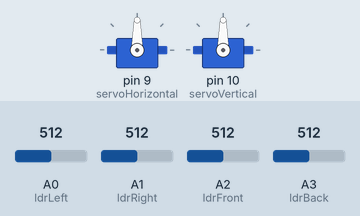
Simulated run of this sketch. Board: Arduino Uno, built with avr-gcc and run on an emulated ATmega328P. Parts: 2 × servo. The test bench sets the inputs (shaded band); at power-on: A0 (ldrLeft) = 512, A2 (ldrFront) = 512, A1 (ldrRight) = 512, A3 (ldrBack) = 512.

Above: at 1.7 s.
1.8 s: A0 (ldrLeft) set to 544
At 2.96 s:
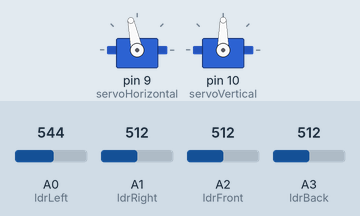
4.8 s: A2 (ldrFront) set to 550
At 4.97 s:
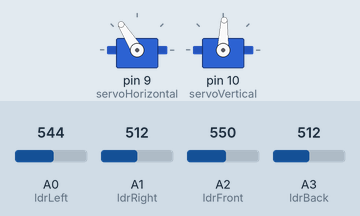
7.8 s: A1 (ldrRight) set to 533
At 7.99 s:
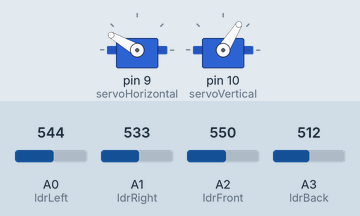
10.8 s: A0 (ldrLeft) set to 716
At 11.01 s:
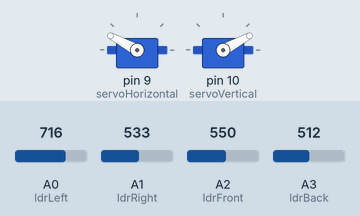
13.8 s: A3 (ldrBack) set to 716
At 14.02 s:
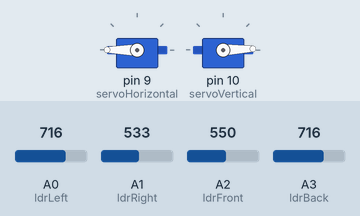
16.8 s: A3 (ldrBack) set to 306
Timing chart, 0 to 52.4 s (numbered marks = the images above; inputs shaded):
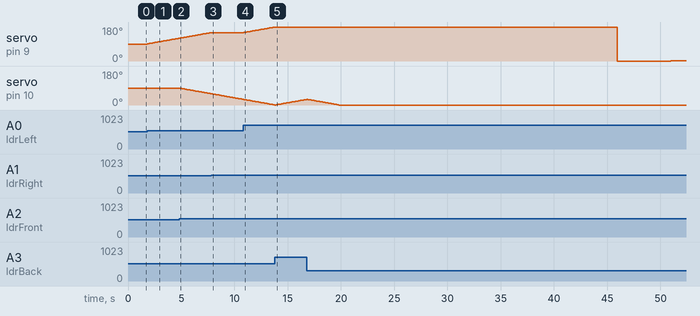

The sketch:

sunfollower.ino
```cpp
#include <Servo.h>

Servo servoHorizontal;
Servo servoVertical;

int ldrLeft = A0;
int ldrRight = A1;
int ldrFront = A2;
int ldrBack = A3;

int angleH = 90;
int angleV = 90;

void setup() {
  servoHorizontal.attach(9);
  servoVertical.attach(10);
  servoHorizontal.write(angleH);
  servoVertical.write(angleV);
  delay(500);
}

void loop() {
  int left = analogRead(ldrLeft);
  int right = analogRead(ldrRight);
  int front = analogRead(ldrFront);
  int back = analogRead(ldrBack);

  if (left - right > 20) angleH++;
  else if (right - left > 20) angleH--;

  if (front - back > 20) angleV--;
  else if (back - front > 20) angleV++;

  servoHorizontal.write(angleH);
  servoVertical.write(angleV);

  delay(100);
}
```

Measured:
- the behaviour switches between 532 and 533 on A0 (ldrLeft) (found by bisection; images 0 and 1)
- the behaviour switches between 532 and 533 on A2 (ldrFront) (found by bisection; images 1 and 2)
- the behaviour switches between 523 and 524 on A1 (ldrRight) (found by bisection; images 2 and 3)
- after the input at 1.8 s, servo on pin 9 (servoHorizontal): moves from 90° to 120° over 2.9 s, starting at once
- after the input at 4.8 s, servo on pin 10 (servoVertical): moves from 90° to 60° over 2.9 s, starting at once
- after the input at 7.8 s, servo on pin 9 (servoHorizontal): stays 150° (without the input it goes to 151° after 0.04 s)
- after the input at 10.8 s, servo on pin 9 (servoHorizontal): moves from 150° to 180° over 2.9 s, starting after 0.06 s
- after the input at 13.8 s, servo on pin 10 (servoVertical): moves from 0° to 30° over 2.9 s, starting after 0.08 s
